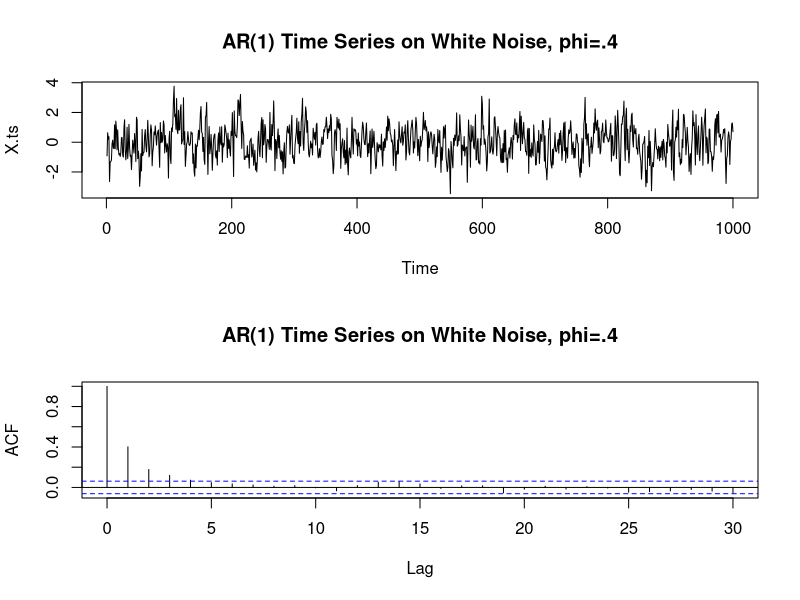
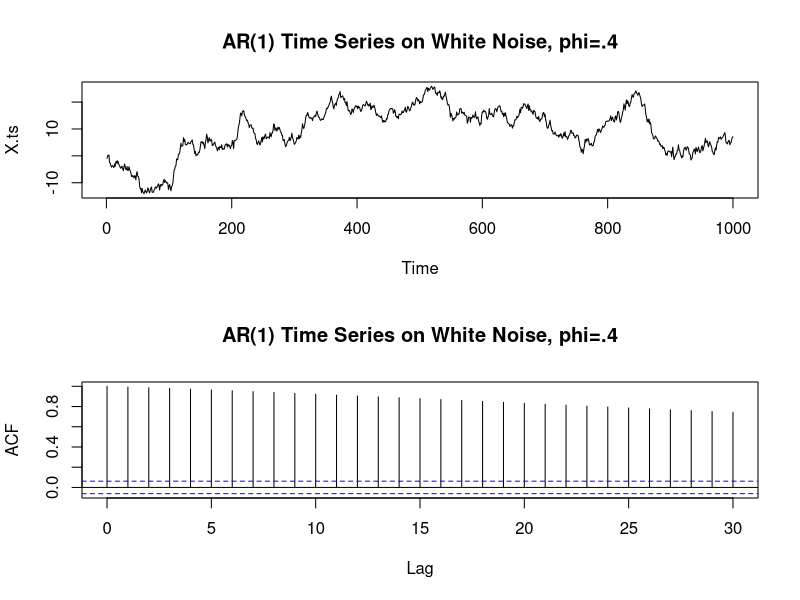
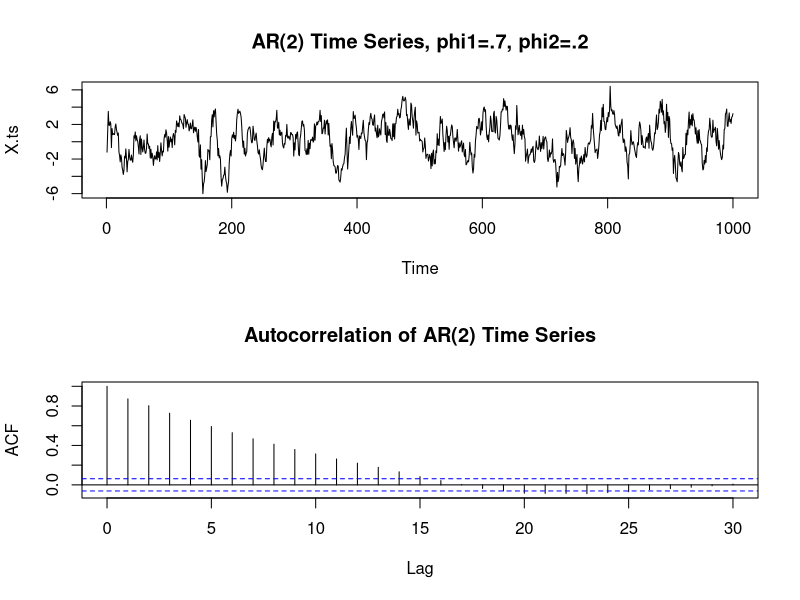
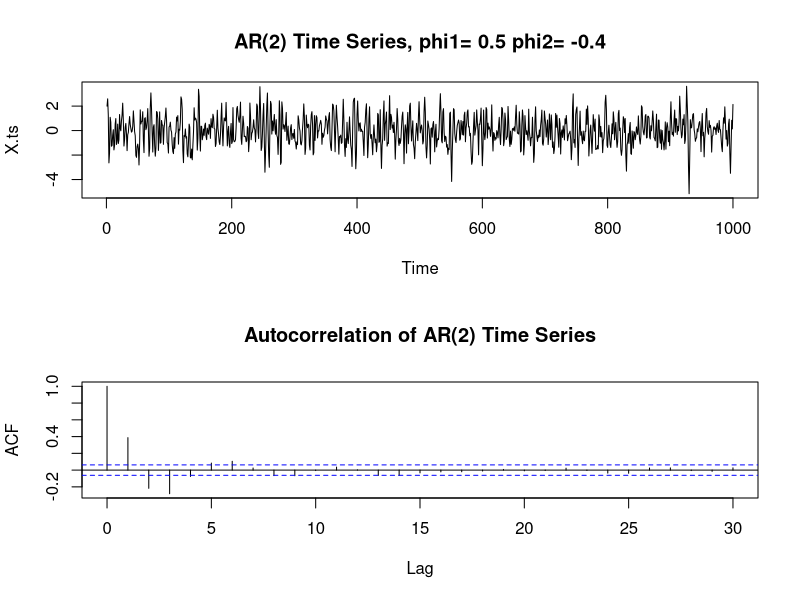

R code for these plots, in order:
# ---------------------------------------------------------------------------- #
#                           Autoregressive Processes                           #
# ---------------------------------------------------------------------------- #
set.seed(2016)
N=1000
Z = rnorm(N,0,1)

X=NULL
X[1] = Z[1]

# --------------------------------- AR(1) phi = 0.4 -------------------------------- #
# X_t = Z_t + phi * X_(t-1)
phi = 0.4
for (t in 2:N) {
X[t] = Z[t] + phi*X[t-1] ;
}
X.ts = ts(X)
par(mfrow=c(2,1))
plot(X.ts,main="AR(1) Time Series on White Noise, phi=.4")
X.acf = acf(X.ts, main="AR(1) Time Series on White Noise, phi=.4")

# --------------------------------- AR(1) phi = 1.0 -------------------------------- #
# X_t = Z_t + phi * X_(t-1)
phi=1
for (t in 2:N) {
X[t] = Z[t] + phi*X[t-1] ;
}
X.ts = ts(X)
par(mfrow=c(2,1))
plot(X.ts,main="AR(1) Time Series on White Noise, phi=.4")
X.acf = acf(X.ts, main="AR(1) Time Series on White Noise, phi=.4")

# ---------------------- Simulation of AR(2) with arima.sim --------------------- #
# phi1 = 0.7, phi2 = 0.2 => X_t = Z_t + phi_1 * X_(t-1) + phi_2 X_(t-2)
set.seed(2017)
X.ts <- arima.sim(list(ar = c(.7, .2)), n=1000)
par(mfrow=c(2,1))
plot(X.ts,main="AR(2) Time Series, phi1=.7, phi2=.2")
X.acf = acf(X.ts, main="Autocorrelation of AR(2) Time Series")

# ------------ Simulation of AR(2) with arima.sim and negative phi ----------- #
# phi1 = 0.7, phi2 = 0.2 => X_t = Z_t + phi_1 * X_(t-1) + phi_2 X_(t-2)
phi1 = .5
phi2 = -.4

X.ts <- arima.sim(list(ar = c(phi1 , phi2)), n=1000)
par(mfrow=c(2,1))
plot(X.ts,main=paste("AR(2) Time Series, phi1=",phi1, "phi2=", phi2))
X.acf = acf(X.ts, main="Autocorrelation of AR(2) Time Series")

r_coef = X.acf$acf
print('autocorrelations')
print(r_coef)



